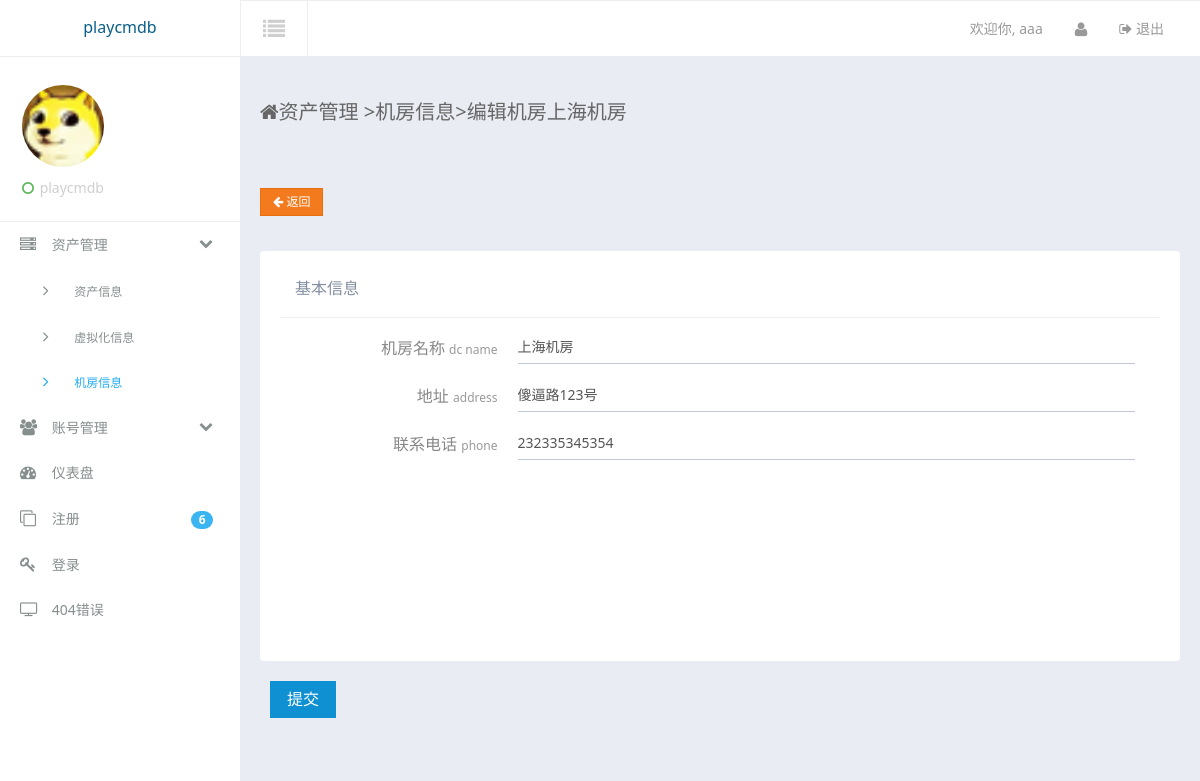
The app's page /assets/editdc/1/ (signed in) with its own data.
### accounts/models.py (models this page shows, shortened)
class UserInfo(models.Model):
    username = models.CharField(max_length=50,verbose_name = u'用户名')
    password = models.CharField(max_length=50,verbose_name = u'密码')
    type = models.ForeignKey('UserType',verbose_name = u'用户类型')
    realname = models.CharField(max_length=20,verbose_name = u'真实姓名')
    telphone = models.CharField(max_length=12,verbose_name = u'用户电话')

### assets/models.py (models this page shows, shortened)
class ServerRoom(models.Model):
    room_name = models.CharField(max_length=50,verbose_name = u'机房名称')
    address = models.CharField(max_length=60,verbose_name = u'机房地址')
    phone = models.CharField(max_length=20,verbose_name = u'机房地址')

### assets/views.py (the view, shortened to what this page needs)
# urls.py: url(r'^editdc/(?P<id>\w+)/$',edit_dc),
@is_login_auth
def edit_dc(request,id):
    ret = {'DCObj':None,'UserInfoObj':None,'Side':None,'SideSub':None}
    ret['Side'] = 'asset'
    ret['SideSub'] = 'datacenter'
    DCInfoObj = ServerRoom.objects.get(id=id)
    DCInfoObj_form = ServerRoomForm(instance=DCInfoObj)
    UserInfoObj = UserInfo.objects.get(username=request.session.get('username',None))
    ret['UserInfoObj'] = UserInfoObj
    ret['form'] = DCInfoObj_form
    ret['id'] = id
    ret['DCObj'] = DCInfoObj
    ret.update(csrf(request))
    return render_to_response('assets/edit_dc.html',ret)

### assets/forms.py
class ServerRoomForm(forms.models.ModelForm):
    def __init__(self, *args, **kwargs):
        super(ServerRoomForm,self).__init__(*args, **kwargs)
    class Meta:
        model = ServerRoom
        fields = ('room_name','address','phone')
        widgets = {
                   'room_name' : forms.TextInput(attrs={'id':'user-name','class':'tpl-form-input','placeholder':'机房名称'}),
                   'phone' : forms.TextInput(attrs={'placeholder':'联系电话'}),
                   'address' : forms.TextInput(attrs={'placeholder':'地址'}),
                   }
        error_messages = {
                          'room_name' :{'required':'请输入机房名称'},
                          'phone' :{'required':'请输入联系电话'},
                          'address': {'required':'请输入地址'},
                          }

### accounts/models.py (called while the page is built)
    def __unicode__(self):
        return self.typename

### templates/assets/edit_dc.html (shortened to what this page needs)
{% extends "suit/base.html" %}
{% block content %}
<div class="container-fluid am-cf">
    <div class="row">
        <div class="am-u-sm-12 am-u-md-12 am-u-lg-9">
        	<div class="page-header-heading"><span class="am-icon-home page-header-heading-icon"></span>资产管理 <span class="c-gray en">&gt;</span>机房信息<span class="c-gray en">&gt;</span>编辑机房{{ DCObj.room_name }}</div>
        </div>
    </div>
</div>
<div class="row-content am-cf">
                <div class="row am-cf">
                                <div class="am-u-sm-12 am-u-md-6 am-u-lg-6">
                                    <div class="am-form-group">
                                        <div class="am-btn-toolbar">
                                            <div class="am-btn-group am-btn-group-xs">
                                            	<a href="/assets/details_dc/{{ DCObj.id }}" class="am-btn am-btn-default am-btn-warning" role="button"><span class="am-icon-arrow-left"></span> 返回</a>
                                            </div>
                                        </div>
                                    </div>
                                </div>
                    <div class="am-u-sm-12 am-u-md-12  am-u-lg-12">
                    <form class="am-form tpl-form-line-form " action='/assets/editdc/{{ DCObj.id }}/' method='POST'>{% csrf_token %}
                        <div class="widget am-cf">
                            <div class="widget-head am-cf">
                                <div class="widget-title am-fl">基本信息</div>
                            </div>
                            <div class="widget-body-lg widget-body am-fr" >
                                    <div class="am-form-group">
                                        <label for="user-name" class="am-u-sm-3 am-form-label">机房名称 <span class="tpl-form-line-small-title">dc name</span></label>
                                        <div class="am-u-sm-9">
											{{ form.room_name }}
                                        </div>
                                    </div>
                                    <div class="am-form-group">
                                        <label for="user-name" class="am-u-sm-3 am-form-label">地址 <span class="tpl-form-line-small-title">address</span></label>
                                        <div class="am-u-sm-9">
											{{ form.address }}
                                        </div>
                                    </div>
                                    <div class="am-form-group">
                                        <label for="user-name" class="am-u-sm-3 am-form-label">联系电话 <span class="tpl-form-line-small-title">phone</span></label>
                                        <div class="am-u-sm-9">
											{{ form.phone }}
                                        </div>
                                    </div>
                            </div>
                        </div>
                                    <div class="am-form-group">
                                        <div class="am-u-sm-12 am-u-sm-push-12">
                                        	<input type='submit' value='提交' class="am-btn am-btn-primary tpl-btn-bg-color-success " role="button"/>
                                        </div>
                                    </div>
					</form>
                    </div>
                </div>
</div>
{% endblock %}

### templates/suit/base.html (shortened to what this page needs)
<!DOCTYPE html>
<html lang="en">
<head>
    <link rel="stylesheet" href="/static/assets/css/amazeui.min.css" />
    <link rel="stylesheet" href="/static/assets/css/amazeui.datatables.min.css" />
    <link rel="stylesheet" href="/static/assets/css/app.css">
</head>
<body data-type="widgets" class="theme-white">
    <div class="am-g tpl-g">
        <header>
            <div class="am-fl tpl-header-logo">
                <a href="javascript:;">playcmdb</a>
            </div>
            <div class="tpl-header-fluid">
                <div class="am-fl tpl-header-switch-button am-icon-list">
                </div>
                <div class="am-fr tpl-header-navbar">
                    <ul>
                        <li class="am-text-sm tpl-header-navbar-welcome">
                            <a href="javascript:;">欢迎你, <span>{{ UserInfoObj.username }}</span> </a>
                        </li>
                        <li class="am-dropdown" data-am-dropdown>
                            <a href="javascript:;" class="am-dropdown-toggle" data-am-dropdown-toggle>
                                <i class="am-icon-user"></i>
                            </a>
                        </li>
                        <li class="am-text-sm">
                            <a href="/accounts/logout/">
                                <span class="am-icon-sign-out"></span> 退出
                            </a>
                        </li>
                    </ul>
                </div>
            </div>
        </header>
        <div class="left-sidebar">
            <div class="tpl-sidebar-user-panel">
                <div class="tpl-user-panel-slide-toggleable">
                    <div class="tpl-user-panel-profile-picture">
                        <img src="/static/assets/img/favicon.ico" alt="">
                    </div>
                    <span class="user-panel-logged-in-text">
              		<i class="am-icon-circle-o am-text-success tpl-user-panel-status-icon"></i>
					playcmdb
          			</span>
                </div>
            </div>
            <ul class="sidebar-nav">
                <li class="sidebar-nav-link">
                    <a href="javascript:;" class="sidebar-nav-sub-title">
                        <i class="am-icon-server sidebar-nav-link-logo"></i> 资产管理
                        <span class="am-icon-chevron-down am-fr am-margin-right-sm "></span>
                    </a>
                    <ul class="sidebar-nav sidebar-nav-sub" {% ifequal Side "asset" %} style="display: block;"{% endifequal %}>
                        <li class="sidebar-nav-link">
                            <a href="/assets/index/" {% ifequal SideSub "index" %} class="sub-active" {% endifequal %}>
                                <span class="am-icon-angle-right sidebar-nav-link-logo"></span> 资产信息
                            </a>
                        </li>
                        <li class="sidebar-nav-link">
                            <a href="/assets/virtual/" {% ifequal SideSub "virtual" %} class="sub-active" {% endifequal %}>
                                <span class="am-icon-angle-right sidebar-nav-link-logo"></span> 虚拟化信息
                            </a>
                        </li>
                        <li class="sidebar-nav-link">
                            <a href="/assets/datacenter/" {% ifequal SideSub "datacenter" %} class="sub-active" {% endifequal %}>
                                <span class="am-icon-angle-right sidebar-nav-link-logo"></span> 机房信息
                            </a>
                        </li>
                    </ul>
                </li>
                <li class="sidebar-nav-link">
                    <a href="javascript:;" class="sidebar-nav-sub-title">
                        <i class="am-icon-group sidebar-nav-link-logo"></i> 账号管理
                        <span class="am-icon-chevron-down am-fr am-margin-right-sm "></span>
                    </a>
                </li>
                <li class="sidebar-nav-link">
                    <a href="/dashboard/dashboard/"  {% ifequal Side "dashboard" %} class="active" {% endifequal %}>
                        <i class="am-icon-dashboard sidebar-nav-link-logo"></i> 仪表盘
                    </a>
                </li>
                <li class="sidebar-nav-link">
                    <a href="sign-up.html">
                        <i class="am-icon-clone sidebar-nav-link-logo"></i> 注册
                        <span class="am-badge am-badge-secondary sidebar-nav-link-logo-ico am-round am-fr am-margin-right-sm">6</span>
                    </a>
                </li>
                <li class="sidebar-nav-link">
                    <a href="login.html">
                        <i class="am-icon-key sidebar-nav-link-logo"></i> 登录
                    </a>
                </li>
                <li class="sidebar-nav-link">
                    <a href="404.html">
                        <i class="am-icon-tv sidebar-nav-link-logo"></i> 404错误
                    </a>
                </li>
            </ul>
        </div>
        <div class="tpl-content-wrapper">
			{% block content %}{% endblock %}
        </div>
    </div>
</body>
</html>

### records on screen
UserInfo: username "aaa"
ServerRoom: room_name "上海机房", address "傻逼路123号", phone "232335345354"
